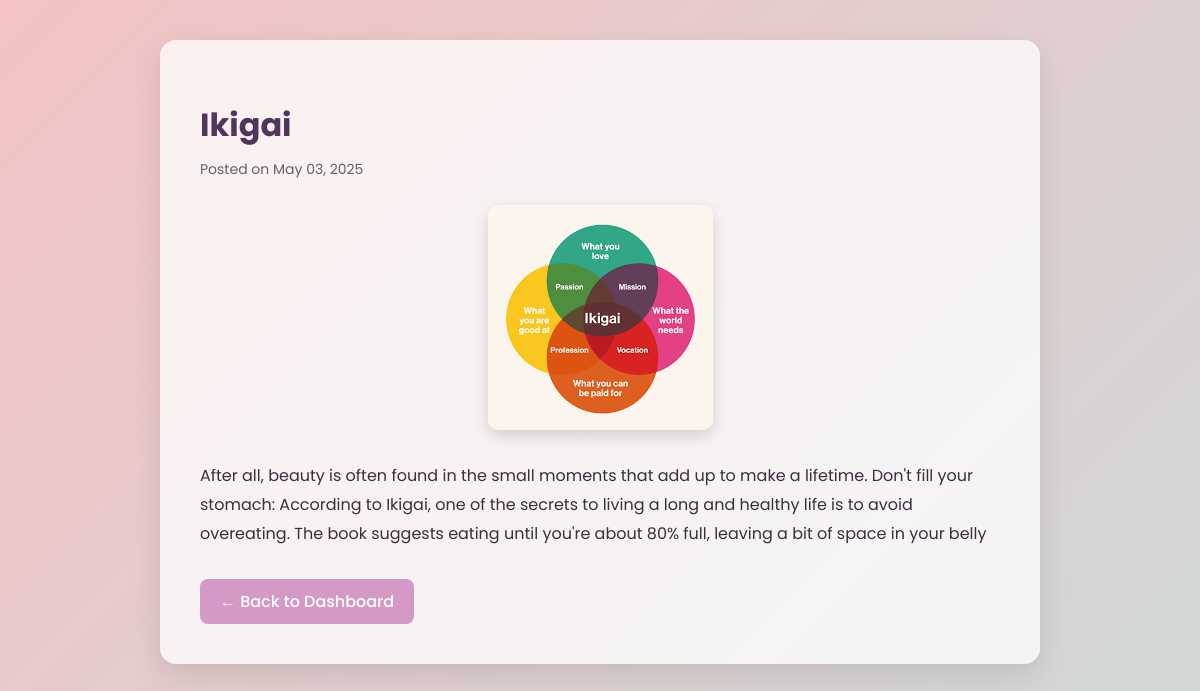
/post/1, run on the app's committed database.
### app/model.py (models this page shows)
class Post(db.Model):
    id = db.Column(db.Integer, primary_key=True)
    title = db.Column(db.String(100), nullable=False)
    content = db.Column(db.Text, nullable=False)
    image_url = db.Column(db.String(255),nullable=True)
    link=db.Column(db.String(255),nullable=True)
    is_public = db.Column(db.Boolean, default=False)
    date_posted = db.Column(db.DateTime, default=datetime.utcnow)
    user_id = db.Column(db.Integer, db.ForeignKey('user.id'), nullable=False)
    views = db.Column(db.Integer, default=0)
    likes = db.Column(db.Integer, default=0)
    liked_by = db.relationship('PostLike', backref='post', lazy='dynamic')

### app/routes/blog.py (the view)
@blog.route('/post/<int:post_id>')
def post(post_id):
    post = Post.query.get_or_404(post_id)
    post.views+=1
    db.session.commit()
    return render_template('post.html', post=post)

### app/templates/post.html (shortened to what this page needs)
<!DOCTYPE html>
<html lang="en">
<head>
</head>
<body>
    <div class="container">
        <h1>{{ post.title }}</h1>
        <div class="meta">Posted on {{ post.date_posted.strftime('%B %d, %Y') }}</div>
        {% if post.image_url %}
        <div class="image">
            <img src="{{ url_for('static', filename=post.image_url) }}" alt="Post Image">
        </div>
        {% endif %}
        <div class="content">
            {{ post.content|safe }}
        </div>
        <a class="back-link" href="{{ url_for('main.dashboard') }}">← Back to Dashboard</a>
    </div>
</body>
</html>

### app/templates/post.html (style rules this page uses)
body { margin: 0; padding: 40px; font-family: 'Poppins', sans-serif; background: linear-gradient(135deg, #f4c2c2, #afeeee); background-size: 200% 200%; animation: flow 20s ease infinite; color: #3b2f42; }
.container { max-width: 800px; margin: auto; background-color: rgba(255, 255, 255, 0.75); padding: 40px; border-radius: 16px; box-shadow: 0 12px 30px rgba(0, 0, 0, 0.1); }
h1 { font-size: 32px; font-weight: 700; color: #50365d; margin-bottom: 10px; }
.meta { font-size: 14px; color: #6f5a72; margin-bottom: 25px; }
.content { font-size: 16px; line-height: 1.8; color: #3f2c3e; }
.image { margin: 25px 0; text-align: center; }
.image img { max-width: 100%; border-radius: 10px; box-shadow: 0 6px 16px rgba(0, 0, 0, 0.15); }
.back-link { display: inline-block; margin-top: 30px; text-decoration: none; background-color: #d49ac5; color: white; padding: 10px 20px; border-radius: 8px; font-weight: 500; transition: background-color 0.3s ease; }

### data on the page
Post: title "Ikigai", date_posted "May 03, 2025", image_url (picture), content "After all, beauty is often found in the small moments that add up to make a lifetime. Don't fill your stomach: According to Ikigai, one of the secrets to living a long and healthy life is to avoid overeating. The book suggests eating until you're about 80% full, leaving a bit of space in your belly"
